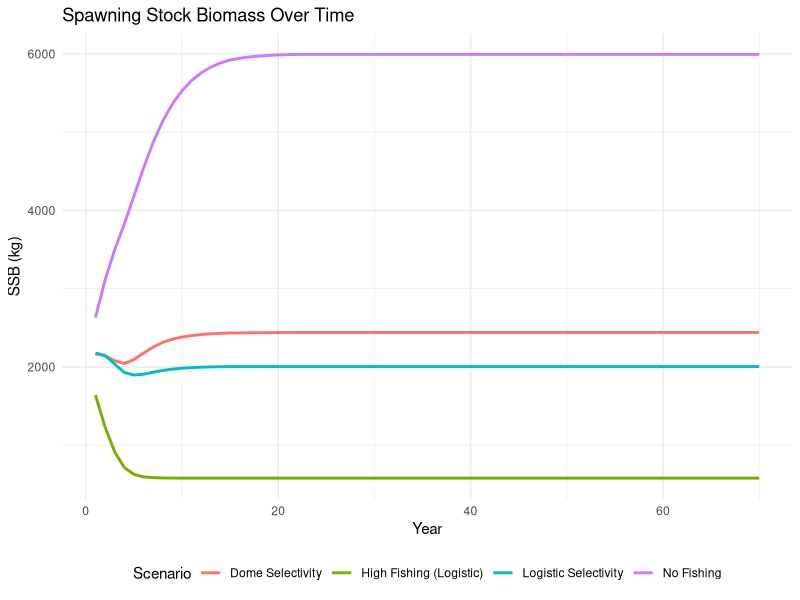
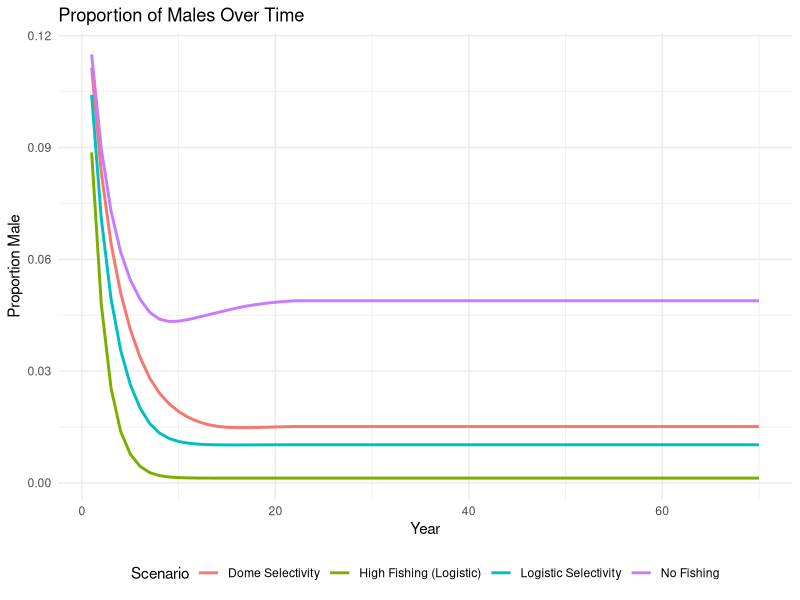
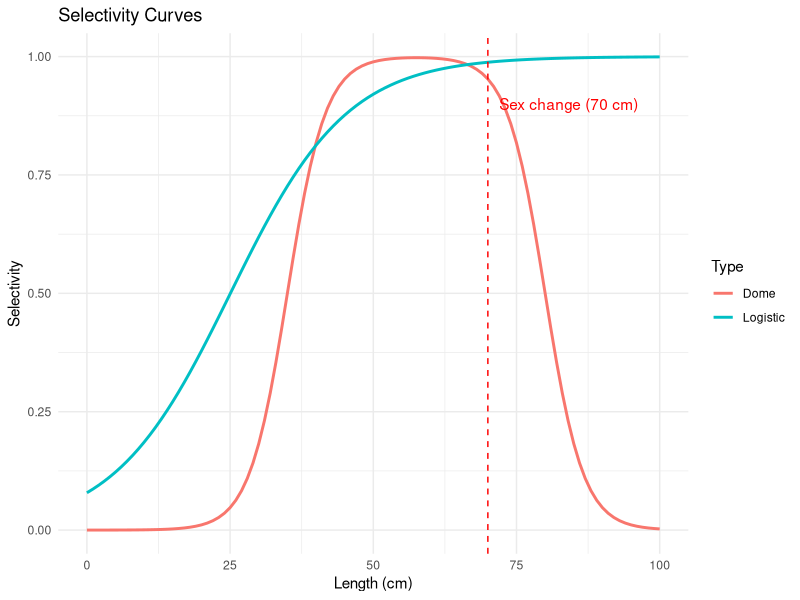
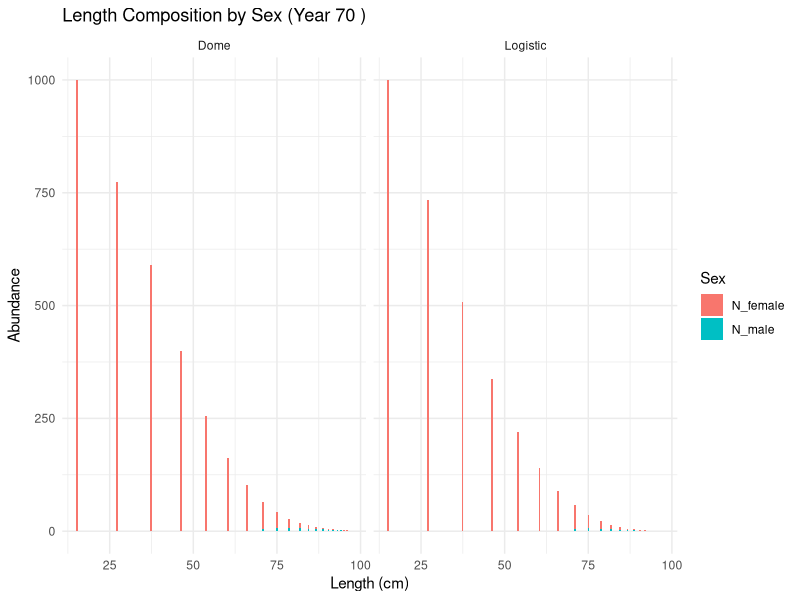

Reproduce these figures in R, in order.
#-------------------------------------------
# sim of q vs selectivity with catchability function
#-------------------------------------------

# Protogynous Fish Population Simulation with Fishing Effects
# Population starts as female, changes to male at 70 cm

library(ggplot2)
library(dplyr)
library(tidyr)

# ============================================================================
# PARAMETERS
# ============================================================================

# Population parameters
L_inf <- 100.9        # Asymptotic length (cm)
K <- 0.15           # Growth coefficient
t0 <- -0.09          # Theoretical age at length 0
M <- 0.255            # Natural mortality
max_age <- 22       # Maximum age

# Reproduction parameters
L_mat50 <- 50.9     # Length at 50% maturity (cm)
L_mat_min <- 30     # Minimum reproductive length (cm)
mat_slope <- 0.3    # Steepness of maturity curve

# Sex change parameters
L_sex_change <- 70  # Length at sex change (cm)
sex_change_slope <- 1.0  # Steepness of sex change probability

# Length-weight relationship
a_lw <- 0.0000123        # Length-weight coefficient
b_lw <- 3.035         # Length-weight exponent

# Recruitment
R0 <- 1000          # Unfished recruitment
steepness <- 0.84   # Beverton-Holt steepness

# ============================================================================
# SELECTIVITY FUNCTIONS
# ============================================================================

# Logistic selectivity
logistic_selectivity <- function(L, SL50, SL95, By = 1) {
  SelLen <- 1.0 / (1 + exp(-log(19) * (L - (SL50 + 0.5 * By)) / ((SL95 + 0.5 * By) - (SL50 + 0.5 * By))))
  return(SelLen)
}

# Dome-shaped selectivity
dome_selectivity <- function(L, L50_asc, slope_asc, L50_desc, slope_desc) {
  S_asc <- 1 / (1 + exp(-slope_asc * (L - L50_asc)))
  S_desc <- 1 - (1 / (1 + exp(-slope_desc * (L - L50_desc))))
  S_asc * S_desc
}

# ============================================================================
# BIOLOGICAL FUNCTIONS
# ============================================================================

# Von Bertalanffy growth
vb_length <- function(age, L_inf, K, t0) {
  L_inf * (1 - exp(-K * (age - t0)))
}

# Maturity ogive
maturity <- function(L, L50, slope) {
  1 / (1 + exp(-slope * (L - L50)))
}

# Sex change probability (female to male transition)
sex_change_prob <- function(L, L_change, slope) {
  1 / (1 + exp(-slope * (L - L_change)))
}

# Length to weight
length_to_weight <- function(L, a, b) {
  a * L^b
}

# ============================================================================
# POPULATION INITIALIZATION
# ============================================================================

initialize_population <- function() {
  ages <- 1:max_age
  lengths <- vb_length(ages, L_inf, K, t0)
  
  # Initial unfished population structure (exponential decay)
  N0 <- R0 * exp(-M * ages)
  
  # Determine sex based on length
  sex_change_p <- sex_change_prob(lengths, L_sex_change, sex_change_slope)
  prop_male <- sex_change_p
  
  N_female <- N0 * (1 - prop_male)
  N_male <- N0 * prop_male
  
  # Maturity
  mat <- maturity(lengths, L_mat50, mat_slope)
  
  # Weight
  weight <- length_to_weight(lengths, a_lw, b_lw)
  
  data.frame(
    age = ages,
    length = lengths,
    N_female = N_female,
    N_male = N_male,
    maturity = mat,
    weight = weight,
    sex_change_prob = sex_change_p
  )
}

# ============================================================================
# CATCHABILITY ESTIMATION
# ============================================================================

# Method 1: Calibrate catchability from target fishing mortality
calibrate_catchability <- function(target_F, effort, max_selectivity = 1.0) {
  # F = q × E × S
  # Solving for q: q = F / (E × S)
  q <- target_F / (effort * max_selectivity)
  return(q)
}

# Method 2: Estimate catchability from catch and abundance data
estimate_q_from_catch <- function(catch, effort, selectivity, abundance, M = 0.2) {
  # Remove zero or NA values
  valid <- !is.na(catch) & !is.na(abundance) & abundance > 0 & effort > 0 & selectivity > 0
  
  if (sum(valid) == 0) return(NA)
  
  catch <- catch[valid]
  effort <- effort[valid]
  selectivity <- selectivity[valid]
  abundance <- abundance[valid]
  
  # Estimate F from Baranov catch equation: C = F/Z × N × (1 - exp(-Z))
  # For small F, approximate: C ≈ F × N
  # More accurate: solve Z = F + M, then F = Z × C / (N × (1 - exp(-Z)))
  
  q_estimates <- numeric(length(catch))
  for (i in seq_along(catch)) {
    # Iteratively solve for F
    F_est <- optimize(function(F) {
      Z <- F + M
      predicted_catch <- F/Z * abundance[i] * (1 - exp(-Z))
      (predicted_catch - catch[i])^2
    }, interval = c(0, 5))$minimum
    
    # Calculate q
    q_estimates[i] <- F_est / (effort[i] * selectivity[i])
  }
  
  # Return mean q (removing outliers)
  q_mean <- mean(q_estimates[q_estimates > 0 & q_estimates < 10], na.rm = TRUE)
  return(q_mean)
}

# Method 3: Estimate from CPUE and abundance (if CPUE available)
estimate_q_from_cpue <- function(cpue, selectivity, abundance) {
  # CPUE = q × S(L) × N
  valid <- !is.na(cpue) & !is.na(abundance) & abundance > 0 & selectivity > 0
  
  if (sum(valid) == 0) return(NA)
  
  q <- cpue[valid] / (selectivity[valid] * abundance[valid])
  return(mean(q, na.rm = TRUE))
}

# Method 4: Leslie depletion method
estimate_q_leslie <- function(cpue_series, cumulative_catch) {
  # Remove NA values
  valid <- !is.na(cpue_series) & !is.na(cumulative_catch)
  
  if (sum(valid) < 3) return(NA)  # Need at least 3 points
  
  # CPUE_t = q × N_0 - q × CumulativeCatch_t
  model <- lm(cpue_series[valid] ~ cumulative_catch[valid])
  
  if (is.na(coef(model)[2])) return(NA)
  
  q <- -coef(model)[2]  # Negative of slope
  return(max(q, 0))  # Ensure positive
}

# Method 5: From exploitation rate (if known from tagging or other studies)
estimate_q_from_exploitation <- function(exploitation_rate, effort, selectivity, M = 0.2) {
  # u = F/Z × (1 - exp(-Z))
  # Solve for F, then q = F / (E × S)
  
  if (exploitation_rate <= 0 || exploitation_rate >= 1) return(NA)
  
  # Iteratively solve for F
  F_est <- optimize(function(F) {
    Z <- F + M
    predicted_u <- F/Z * (1 - exp(-Z))
    (predicted_u - exploitation_rate)^2
  }, interval = c(0, 5))$minimum
  
  q <- F_est / (effort * selectivity)
  return(q)
}

# ============================================================================
# FISHING MORTALITY
# ============================================================================

apply_fishing <- function(pop, effort, catchability, selectivity_type = "logistic",
                          SL50 = 25, SL95 = 55, By = 0.1,
                          L50_asc = 35, slope_asc = 0.3,
                          L50_desc = 80, slope_desc = 0.3) {
  
  # Calculate selectivity
  if (selectivity_type == "logistic") {
    sel <- logistic_selectivity(pop$length, SL50, SL95, By)
  } else if (selectivity_type == "dome") {
    sel <- dome_selectivity(pop$length, L50_asc, slope_asc, L50_desc, slope_desc)
  } else {
    sel <- rep(1, nrow(pop))  # Flat selectivity
  }
  
  # Fishing mortality
  F_mort <- catchability * effort * sel
  
  # Total mortality
  Z <- M + F_mort
  
  # Apply mortality
  pop$N_female <- pop$N_female * exp(-Z)
  pop$N_male <- pop$N_male * exp(-Z)
  
  # Store fishing info
  pop$selectivity <- sel
  pop$F_mort <- F_mort
  pop$Z <- Z
  
  return(pop)
}

# ============================================================================
# REPRODUCTION AND RECRUITMENT
# ============================================================================

calculate_recruitment <- function(pop, R0, steepness) {
  # Calculate spawning stock biomass (only mature females contribute)
  SSB <- sum(pop$N_female * pop$maturity * pop$weight)
  
  # Unfished SSB (for reference)
  SSB0 <- sum(pop$N_female * pop$maturity * pop$weight) # Simplified
  
  # Beverton-Holt recruitment
  alpha <- (4 * steepness * R0) / (SSB0 * (1 - steepness))
  beta <- (5 * steepness - 1) / (SSB0 * (1 - steepness))
  
  R <- (alpha * SSB) / (1 + beta * SSB)
  
  return(max(R, 1))  # Minimum recruitment of 1
}

# ============================================================================
# SIMULATION FUNCTION
# ============================================================================

simulate_fishery <- function(years = 50, 
                             effort = 0.3, 
                             catchability = 0.5,
                             selectivity_type = "logistic",
                             SL50 = 25, 
                             SL95 = 55,
                             By = 0.1,
                             L50_asc = 35, 
                             slope_asc = 0.3,
                             L50_desc = 80, 
                             slope_desc = 0.3) {
  
  # Initialize
  pop <- initialize_population()
  results <- list()
  
  for (year in 1:years) {
    # Apply fishing mortality
    pop <- apply_fishing(pop, effort, catchability, selectivity_type,
                         SL50, SL95, By, L50_asc, slope_asc, L50_desc, slope_desc)
    
    # Calculate recruitment
    recruits <- calculate_recruitment(pop, R0, steepness)
    
    # Age population (shift ages forward)
    pop_next <- pop
    pop_next$N_female[2:max_age] <- pop$N_female[1:(max_age-1)]
    pop_next$N_male[2:max_age] <- pop$N_male[1:(max_age-1)]
    
    # Add recruits (all start as female)
    pop_next$N_female[1] <- recruits
    pop_next$N_male[1] <- 0
    
    # Apply sex change (females transition to males based on length)
    for (i in 1:nrow(pop_next)) {
      if (pop_next$length[i] >= L_sex_change) {
        transition <- pop_next$N_female[i] * pop_next$sex_change_prob[i] * 0.1
        pop_next$N_female[i] <- pop_next$N_female[i] - transition
        pop_next$N_male[i] <- pop_next$N_male[i] + transition
      }
    }
    
    pop <- pop_next
    
    # Store results
    results[[year]] <- pop %>%
      mutate(year = year,
             total_N = N_female + N_male,
             SSB = sum(N_female * maturity * weight),
             total_biomass = sum((N_female + N_male) * weight),
             catch_female = N_female * (1 - exp(-F_mort)),
             catch_male = N_male * (1 - exp(-F_mort)))
  }
  
  bind_rows(results)
}

# ============================================================================
# RUN SIMULATIONS
# ============================================================================

# Example 1: Calibrate catchability from target F
# If we want F = 0.3 at full selectivity with effort = 1.0
q_calibrated <- calibrate_catchability(target_F = 0.3, effort = 1.0)
cat("\n=== CATCHABILITY ESTIMATION ===\n")
cat("Calibrated catchability (for F=0.3, E=1.0):", round(q_calibrated, 4), "\n\n")

# Scenario 1: No fishing
no_fishing <- simulate_fishery(years = 70, effort = 0, catchability = 0)

# Scenario 2: Moderate fishing with logistic selectivity
logistic_fishing <- simulate_fishery(years = 70, effort = 0.5, catchability = 0.4,
                                     selectivity_type = "logistic", 
                                     SL50 = 25, SL95 = 55, By = 0.1)

# Scenario 3: Moderate fishing with dome selectivity
dome_fishing <- simulate_fishery(years = 70, effort = 0.5, catchability = 0.4,
                                 selectivity_type = "dome",
                                 L50_asc = 35, slope_asc = 0.3,
                                 L50_desc = 80, slope_desc = 0.3)

# Scenario 4: High fishing with logistic selectivity
high_fishing <- simulate_fishery(years = 70, effort = 1.0, catchability = 0.5,
                                 selectivity_type = "logistic",
                                 SL50 = 25, SL95 = 55, By = 0.1)

# ============================================================================
# VISUALIZATION
# ============================================================================

# Plot 1: Population trajectories
pop_summary <- bind_rows(
  no_fishing %>% group_by(year) %>% 
    summarize(SSB = first(SSB), Biomass = first(total_biomass), 
              N_female = sum(N_female), N_male = sum(N_male)) %>%
    mutate(scenario = "No Fishing"),
  
  logistic_fishing %>% group_by(year) %>% 
    summarize(SSB = first(SSB), Biomass = first(total_biomass),
              N_female = sum(N_female), N_male = sum(N_male)) %>%
    mutate(scenario = "Logistic Selectivity"),
  
  dome_fishing %>% group_by(year) %>% 
    summarize(SSB = first(SSB), Biomass = first(total_biomass),
              N_female = sum(N_female), N_male = sum(N_male)) %>%
    mutate(scenario = "Dome Selectivity"),
  
  high_fishing %>% group_by(year) %>% 
    summarize(SSB = first(SSB), Biomass = first(total_biomass),
              N_female = sum(N_female), N_male = sum(N_male)) %>%
    mutate(scenario = "High Fishing (Logistic)")
)

p1 <- ggplot(pop_summary, aes(x = year, y = SSB, color = scenario)) +
  geom_line(linewidth = 1) +
  labs(title = "Spawning Stock Biomass Over Time",
       x = "Year", y = "SSB (kg)", color = "Scenario") +
  theme_minimal() +
  theme(legend.position = "bottom")

# Plot 2: Sex ratio over time
sex_ratio <- pop_summary %>%
  mutate(sex_ratio = N_male / (N_female + N_male))

p2 <- ggplot(sex_ratio, aes(x = year, y = sex_ratio, color = scenario)) +
  geom_line(linewidth = 1) +
  labs(title = "Proportion of Males Over Time",
       x = "Year", y = "Proportion Male", color = "Scenario") +
  theme_minimal() +
  theme(legend.position = "bottom")

# Plot 3: Selectivity curves
length_seq <- seq(0, 100, by = 1)
sel_data <- data.frame(
  length = rep(length_seq, 2),
  selectivity = c(
    logistic_selectivity(length_seq, SL50 = 25, SL95 = 55, By = 0.1),
    dome_selectivity(length_seq, 35, 0.3, 80, 0.3)
  ),
  type = rep(c("Logistic", "Dome"), each = length(length_seq))
)

p3 <- ggplot(sel_data, aes(x = length, y = selectivity, color = type)) +
  geom_line(linewidth = 1) +
  geom_vline(xintercept = 70, linetype = "dashed", color = "red") +
  annotate("text", x = 72, y = 0.9, label = "Sex change (70 cm)", 
           hjust = 0, color = "red") +
  labs(title = "Selectivity Curves",
       x = "Length (cm)", y = "Selectivity", color = "Type") +
  theme_minimal()

# Plot 4: Length composition in final year
final_year <- 70
length_comp <- bind_rows(
  logistic_fishing %>% filter(year == final_year) %>%
    mutate(scenario = "Logistic"),
  dome_fishing %>% filter(year == final_year) %>%
    mutate(scenario = "Dome")
) %>%
  pivot_longer(cols = c(N_female, N_male), 
               names_to = "sex", values_to = "abundance")

p4 <- ggplot(length_comp, aes(x = length, y = abundance, fill = sex)) +
  geom_bar(stat = "identity", position = "stack") +
  facet_wrap(~scenario) +
  labs(title = paste("Length Composition by Sex (Year", final_year, ")"),
       x = "Length (cm)", y = "Abundance", fill = "Sex") +
  theme_minimal()

# Display plots
print(p1)
print(p2)
print(p3)
print(p4)

# Summary statistics
cat("\n=== SUMMARY STATISTICS (Final Year) ===\n\n")
for (scenario in c("No Fishing", "Logistic Selectivity", 
                   "Dome Selectivity", "High Fishing (Logistic)")) {
  data <- pop_summary %>% filter(scenario == !!scenario, year == final_year)
  cat(scenario, ":\n")
  cat("  SSB:", round(data$SSB, 2), "kg\n")
  cat("  Total Biomass:", round(data$Biomass, 2), "kg\n")
  cat("  Sex Ratio (M/F+M):", round(data$N_male / (data$N_female + data$N_male), 3), "\n\n")
}

# ============================================================================
# EXAMPLE: ESTIMATE CATCHABILITY FROM SIMULATED DATA
# ============================================================================

cat("\n=== CATCHABILITY ESTIMATION FROM SIMULATED DATA ===\n\n")

# Use the logistic fishing scenario to back-calculate catchability
final_year_data <- logistic_fishing %>% filter(year == 50)

# Get catch by length class
catch_by_length <- final_year_data %>%
  mutate(catch_total = catch_female + catch_male,
         abundance_total = N_female + N_male)

# Estimate q from catch data (using multiple length classes)
q_estimated <- estimate_q_from_catch(
  catch = catch_by_length$catch_total,
  effort = 0.5,  # The effort used in simulation
  selectivity = catch_by_length$selectivity,
  abundance = catch_by_length$abundance_total,
  M = M
)

cat("Estimated catchability from catch data:", round(q_estimated, 4), "\n")
cat("Original catchability used in simulation: 0.4\n")
cat("Difference:", round(abs(q_estimated - 0.4), 4), "\n\n")

# Example: Estimate q from exploitation rate
# Calculate overall exploitation rate
total_catch <- sum(catch_by_length$catch_total)
total_abundance <- sum(catch_by_length$abundance_total)
exploitation_rate <- total_catch / total_abundance

# Estimate q from this exploitation rate
mean_selectivity <- weighted.mean(catch_by_length$selectivity, 
                                  catch_by_length$abundance_total)
q_from_exploitation <- estimate_q_from_exploitation(
  exploitation_rate = exploitation_rate,
  effort = 0.5,
  selectivity = mean_selectivity,
  M = M
)

cat("Exploitation rate observed:", round(exploitation_rate, 4), "\n")
cat("Estimated catchability from exploitation rate:", 
    round(q_from_exploitation, 4), "\n\n")

cat("Note: These estimation methods can help you calibrate catchability\n")
cat("when you have real fishery data (catch, effort, and abundance estimates).\n")
